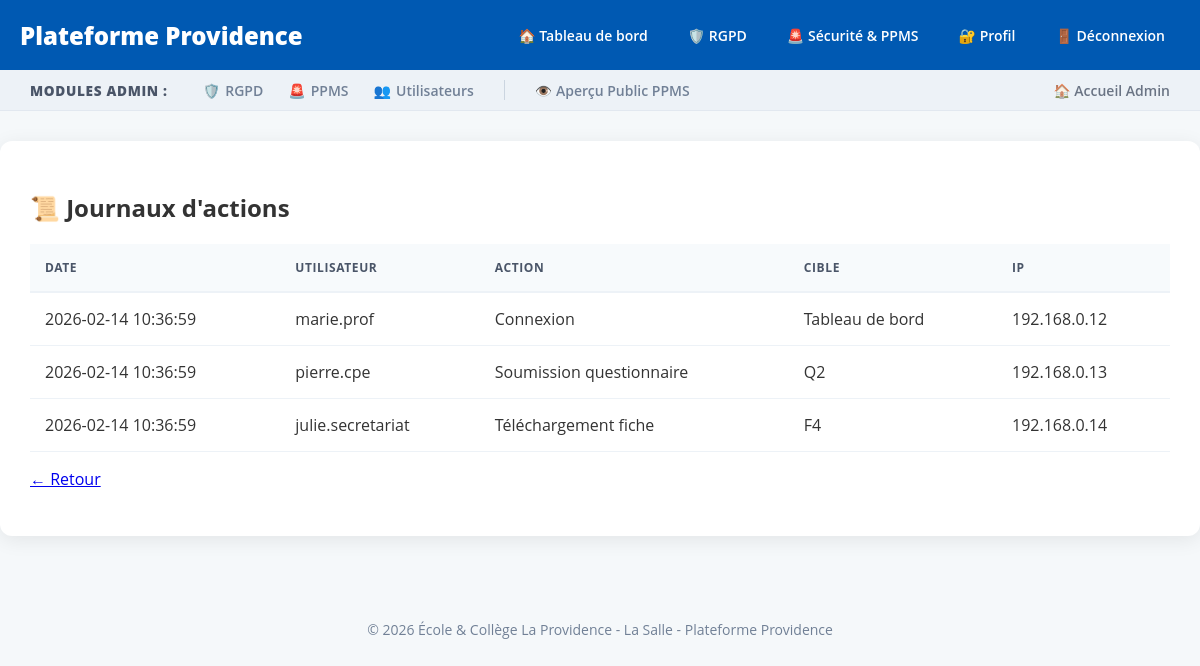
Page /admin/logs.php (signed in) on the committed database.
### tables this page shows
CREATE TABLE journal_actions (
    id_log INT AUTO_INCREMENT PRIMARY KEY,
    id_utilisateur INT NOT NULL,
    action VARCHAR(255),
    cible VARCHAR(255),
    date_action DATETIME DEFAULT CURRENT_TIMESTAMP,
    ip_origine VARCHAR(50),
    FOREIGN KEY (id_utilisateur) REFERENCES utilisateurs(id_utilisateur) ON DELETE CASCADE
);

CREATE TABLE utilisateurs (
    id_utilisateur INT AUTO_INCREMENT PRIMARY KEY,
    pseudo VARCHAR(50) UNIQUE NOT NULL,
    mot_de_passe VARCHAR(255) NOT NULL,
    email VARCHAR(100) UNIQUE NOT NULL,
    nom VARCHAR(100),
    fonction VARCHAR(100),
    role ENUM('utilisateur','admin') DEFAULT 'utilisateur',
    date_creation DATETIME DEFAULT CURRENT_TIMESTAMP,
    derniere_connexion DATETIME NULL,
    actif TINYINT(1) DEFAULT 1
);

### admin/logs.php (the view, shortened to what this page needs)
<?php
include("../includes/config.php");
$logs = $pdo->query("SELECT j.*, u.pseudo FROM journal_actions j JOIN utilisateurs u ON j.id_utilisateur = u.id_utilisateur ORDER BY date_action DESC LIMIT 100")->fetchAll();
?>
<!DOCTYPE html>
<html lang="fr">
<head>
    <link rel="stylesheet" href="../assets/css/style.css">
</head>
<body>
    <?php include("../includes/header.php"); ?>
    <?php include("../includes/admin_nav.php"); ?>
    <div class="container">
        <h2>📜 Journaux d'actions</h2>
        <table>
            <thead>
                <tr>
                    <th>Date</th>
                    <th>Utilisateur</th>
                    <th>Action</th>
                    <th>Cible</th>
                    <th>IP</th>
                </tr>
            </thead>
            <tbody>
                <?php foreach ($logs as $log): ?>
                    <tr>
                        <td><?php echo $log['date_action']; ?></td>
                        <td><?php echo htmlspecialchars($log['pseudo']); ?></td>
                        <td><?php echo htmlspecialchars($log['action']); ?></td>
                        <td><?php echo htmlspecialchars($log['cible']); ?></td>
                        <td><?php echo $log['ip_origine']; ?></td>
                    </tr>
                <?php endforeach; ?>
            </tbody>
        </table>
        <p><a href="../admin/index.php">← Retour</a></p>
    </div>
    <?php include("../includes/footer.php"); ?>
</body>
</html>

### assets/css/style.css (style rules this page uses)
body { font-family: "Open Sans", Arial, sans-serif; background-color: #f5f8fa; margin: 0; padding: 0; color: #333; }
.container { max-width: 1200px; margin: 30px auto; padding: 30px; background: white; border-radius: 12px; box-shadow: 0 4px 20px rgba(0, 0, 0, 0.08); }
table { width: 100%; border-collapse: separate; border-spacing: 0; margin-top: 20px; }
table th { background-color: #f7fafc; color: #4a5568; font-weight: 700; text-transform: uppercase; font-size: 12px; letter-spacing: 0.05em; padding: 15px; border-bottom: 2px solid #edf2f7; text-align: left; }
table td { padding: 15px; border-bottom: 1px solid #edf2f7; }

### rows in the picture
journal_actions: date_action "2026-02-14 10:36:59", id_utilisateur.pseudo "marie.prof", action "Connexion", cible "Tableau de bord", ip_origine "192.168.0.12"
journal_actions: date_action "2026-02-14 10:36:59", id_utilisateur.pseudo "pierre.cpe", action "Soumission questionnaire", cible "Q2", ip_origine "192.168.0.13"
journal_actions: date_action "2026-02-14 10:36:59", id_utilisateur.pseudo "julie.secretariat", action "Téléchargement fiche", cible "F4", ip_origine "192.168.0.14"
